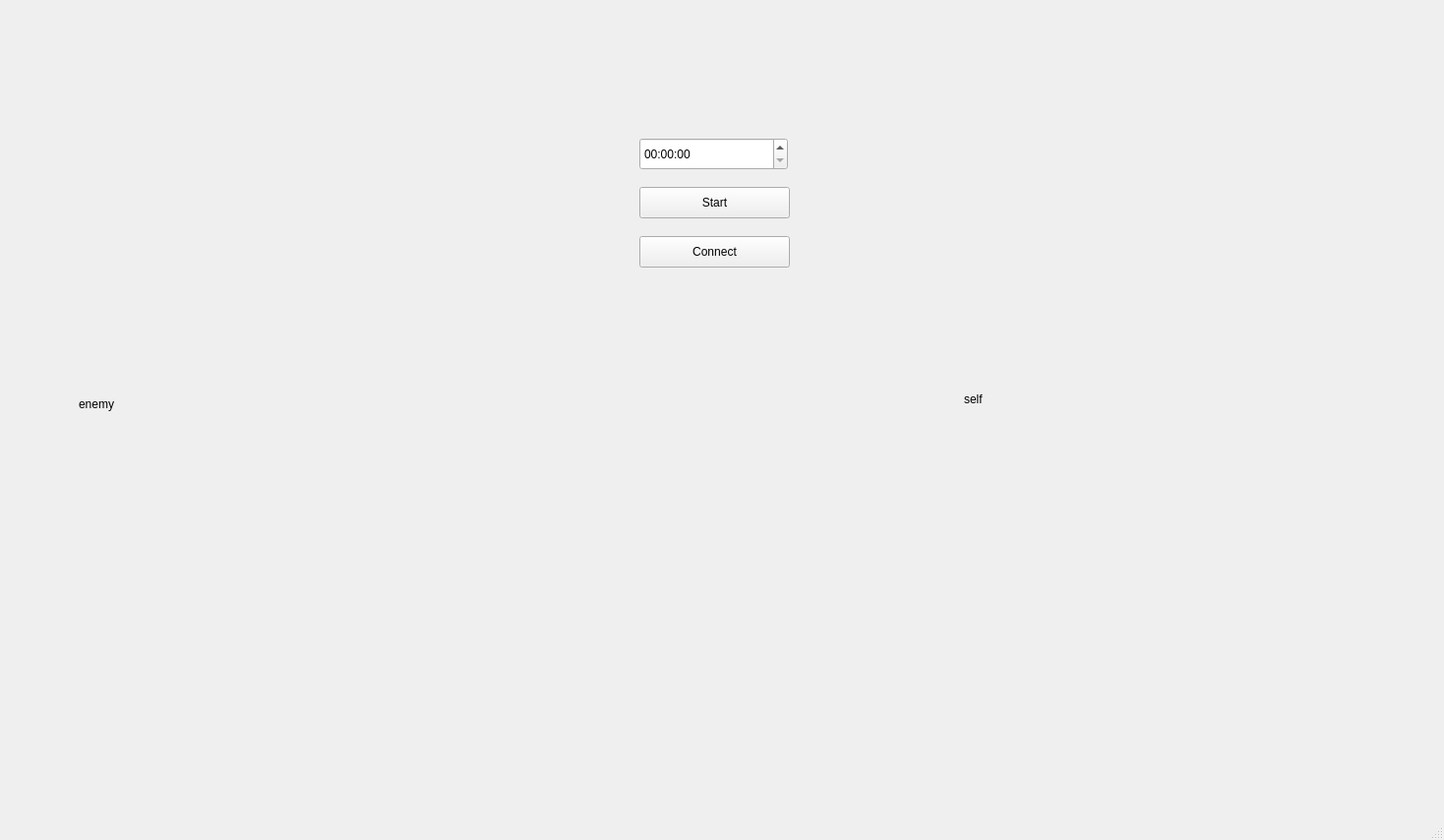
<?xml version="1.0" encoding="UTF-8"?>
<ui version="4.0">
 <class>MainWindow</class>
 <widget class="QMainWindow" name="MainWindow">
  <property name="geometry">
   <rect>
    <x>0</x>
    <y>0</y>
    <width>1468</width>
    <height>854</height>
   </rect>
  </property>
  <property name="windowTitle">
   <string>MainWindow</string>
  </property>
  <widget class="QWidget" name="centralwidget">
   <widget class="QLabel" name="enemy">
    <property name="geometry">
     <rect>
      <x>80</x>
      <y>80</y>
      <width>431</width>
      <height>661</height>
     </rect>
    </property>
    <property name="text">
     <string>enemy</string>
    </property>
   </widget>
   <widget class="QLabel" name="self">
    <property name="geometry">
     <rect>
      <x>980</x>
      <y>80</y>
      <width>431</width>
      <height>651</height>
     </rect>
    </property>
    <property name="text">
     <string>self</string>
    </property>
   </widget>
   <widget class="PrimaryPushButton" name="start_button">
    <property name="geometry">
     <rect>
      <x>650</x>
      <y>190</y>
      <width>153</width>
      <height>32</height>
     </rect>
    </property>
    <property name="text">
     <string>Start</string>
    </property>
   </widget>
   <widget class="TimeEdit" name="Time">
    <property name="geometry">
     <rect>
      <x>650</x>
      <y>140</y>
      <width>151</width>
      <height>33</height>
     </rect>
    </property>
   </widget>
   <widget class="PrimaryPushButton" name="connect_button">
    <property name="geometry">
     <rect>
      <x>650</x>
      <y>240</y>
      <width>153</width>
      <height>32</height>
     </rect>
    </property>
    <property name="text">
     <string>Connect</string>
    </property>
   </widget>
  </widget>
  <widget class="QMenuBar" name="menubar">
   <property name="geometry">
    <rect>
     <x>0</x>
     <y>0</y>
     <width>1468</width>
     <height>26</height>
    </rect>
   </property>
  </widget>
  <widget class="QStatusBar" name="statusbar"/>
 </widget>
 <customwidgets>
  <customwidget>
   <class>PushButton</class>
   <extends>QPushButton</extends>
   <header>qfluentwidgets</header>
  </customwidget>
  <customwidget>
   <class>PrimaryPushButton</class>
   <extends>PushButton</extends>
   <header>qfluentwidgets</header>
  </customwidget>
  <customwidget>
   <class>TimeEdit</class>
   <extends>QTimeEdit</extends>
   <header>qfluentwidgets</header>
  </customwidget>
 </customwidgets>
 <resources/>
 <connections/>
</ui>
